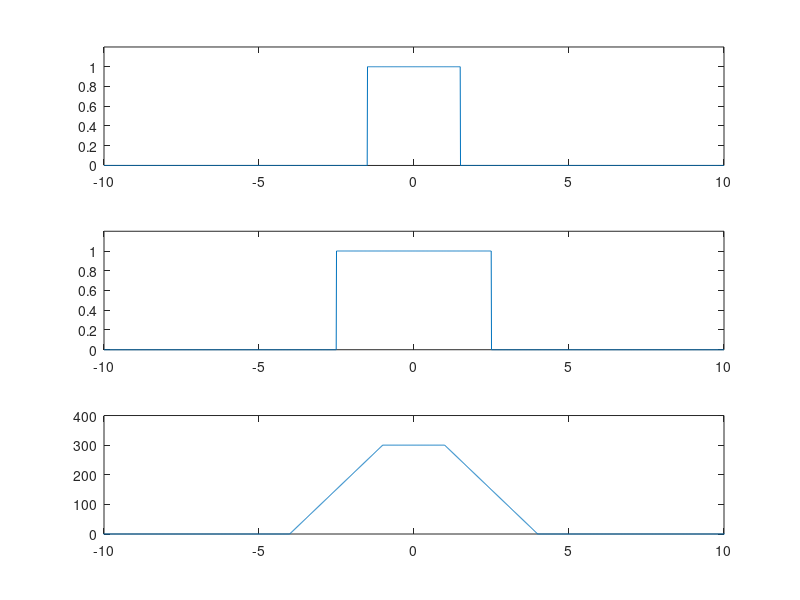

The MATLAB source for this figure:
fs=100;
t=-10:1/fs:10;
%
x1=rectpuls(t,3);
subplot(3,1,1);
plot(t,x1);
axis([-10 10 0 1.2]);
%
x2=rectpuls(t,5);
subplot(3,1,2);
plot(t,x2);
axis([-10 10 0 1.2]);
%
ty=-20:1/fs:20;
y=conv(x1,x2);
subplot(3,1,3);
plot(ty,y);
axis([-10 10 0 400]);
